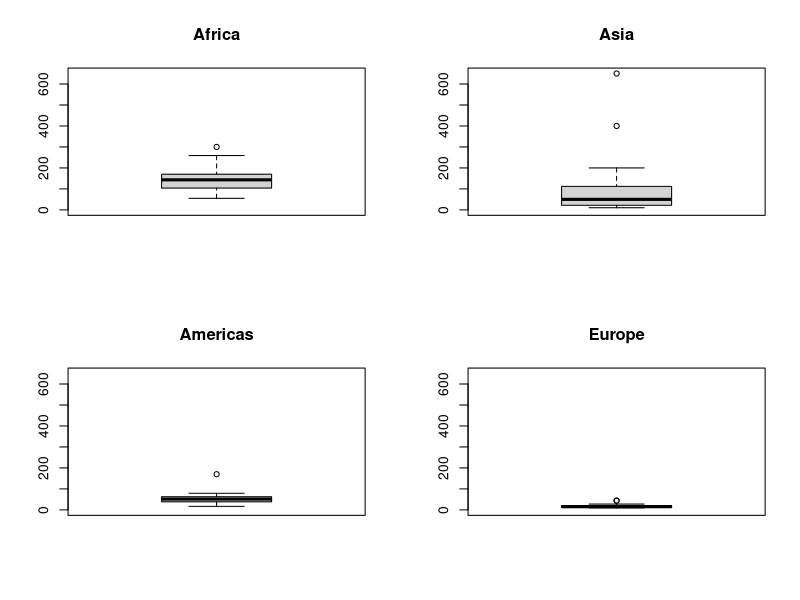
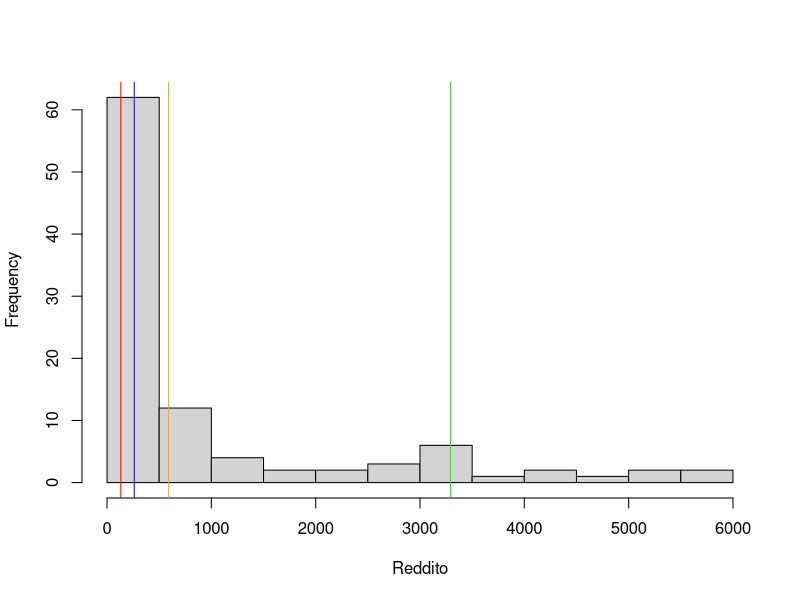
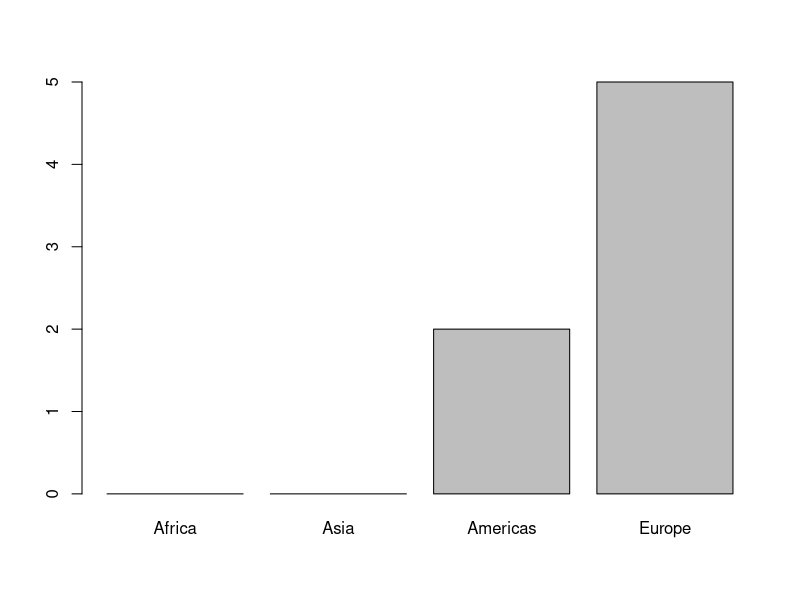

Recreate these plots in R, in order.
#titolo: "Primo Homework"
#autore: "Francesco Mezzacasa"


#Primo Homework

#sequenza numeri da 20 a 50
seq(20, 50)

#numeri razionali da 20 a 50
razionali <- seq(20, 50, 0.01)

sum <- sum(razionali)
sum
mean <- mean(razionali)
mean



#Funzione per i primi n Fibonacci
fibo <- function(n){
  if(n == 0)
    return(-1)
  if(n == 1)
    return(0)
  
  ris <- c(0, 1)
  primo <- 0
  secondo <- 1
  count <- 2
  while(count < n){
    nuovo <- primo+secondo
    ris <- append(ris, nuovo)
    primo <- secondo
    secondo <- nuovo
    count <- count + 1
  }
  return(ris)
}

#Funzione che include anche somma e media
fibo2 <- function(n){
  if(n == 0)
    return(-1)
  if(n == 1)
    return(0)

  
  ris <- c(0, 1)
  primo <- 0
  secondo <- 1
  count <- 2
  while(count < n){
    nuovo <- primo+secondo
    ris <- append(ris, nuovo)
    primo <- secondo
    secondo <- nuovo
    count <- count + 1
  }
  media <- mean(ris)
  somma <- sum(ris)
  ris <- append(ris, c(somma, media))
  return(ris)
}

#Lista di elementi misti
lista <- list(
  runif(5, min = 1, max = 10),
  matrix(runif(6, min = 0, max = 1), nrow = 2, ncol = 3),
  c("Ligabue", "Eminem", "Elvis")
)
#Ora con nomi
names(lista) <- c("Numeri", "Matrice", "Cantanti")


#carico life.csv
life <- read.csv("Life.csv", header = T)

#noto che nella seconda riga ha un avviso
#quindi elimino la prima

life <- life[-1, ]
#vedo i tipi delle variabili
str(life)
#country_code = char
#country_name = char
#year = int
#value = float


#trasformo i char in stringhe
life$country_code <- factor(life$country_code)
life$country_name <- factor(life$country_name)

#rimuovo i valori non presenti
life <- life[life$value != 9999, ]

table(life$country_name)
table(life$year)

#calcolo la media dell'aspettativa di vita per l'Australia
media_australia <- mean(life$value[life$country_name == "Australia"])

#confronto con media di tutti gli altri stati
life$value[life$country_code != "Australia"]
media_altri <- mean(life$value[life$country_code != "Australia"])

media_altri
media_australia


matrice <- matrix(seq(2, 12, 2), nrow = 2)
is.matrix(matrice) #TRUE
is.array(matrice) #TRUE

b <- matrice[, 3]
is.vector(b)#b è un vector

#trasformo in matrice
b <- as.matrix(b)


#importo il nuovo dataset
nazioni <- read.csv("nazioni.csv", header = T)

dim(nazioni)[1] #105 righe

colnames(nazioni)

#contare il numero di NA per colonna

numero_na <- c()
for (colonna in colnames(nazioni)){
  numero_na <- c(numero_na, sum(is.na(nazioni[colonna])))
}
numero_na

#nome dei paesi che hanno valori mancanti
nazioni[is.na(nazioni$infmort) | is.na(nazioni$oil), "nome"]

#tolgo le righe che erano na
nazioni <- na.omit(nazioni)

#ordino le frequenze percentuali
sort(prop.table(table(nazioni$areaGeo)) *100, decreasing = T)

#creo la nuova colonna factor
nazioni$areaGeofact <- factor(nazioni$areaGeo, levels = c("Africa", "Asia", "Americas", "Europe"), ordered = T)
nazioni$areaGeo <- NULL #ed alimino la scorsa

#stessa cosa con oil
nazioni$oilFactor <- factor(nazioni$oil, labels = c("No", "Yes"))
nazioni$oil <- NULL

#vedo i paesi che esportano petrolio
paesi_esportatori <- cbind(nazioni[nazioni$oilFactor == "Yes", "nome"], nazioni[nazioni$oilFactor == "Yes", "areaGeofact"])
paesi_esportatori

#calcolo medie mortalità infantile per zona geografica
medie_mortalita <- aggregate(nazioni$infmort, by = list(nazioni$areaGeofact), FUN = mean)
medie_mortalita

#trovo gli stati con mortalità maggiore di 300
maggiori <- nazioni$nome[nazioni$infmort > 300]
maggiori

#dico se esportano petrolio o no
for (nome in maggiori){
  print(nome)
  print(nazioni$oilFactor[nazioni$nome == nome])
}

#boxplot mortalità per ogni area geografica
par(mfrow = c(2, 2))
boxplot(nazioni$infmort[nazioni$areaGeofact == "Africa"], ylim = c(0, 650), main = "Africa")
boxplot(nazioni$infmort[nazioni$areaGeofact == "Asia"], ylim = c(0, 650), main = "Asia")
boxplot(nazioni$infmort[nazioni$areaGeofact == "Americas"], ylim = c(0, 650), main = "Americas")
boxplot(nazioni$infmort[nazioni$areaGeofact == "Europe"], ylim = c(0, 650), main = "Europe")

#istogramma con distribuzione del reddito
par(mfrow = c(1, 1))
hist(nazioni$reddito, xlab = "Reddito", main = NULL)

#aggiungo la mediana
abline(v = median(nazioni$reddito[nazioni$areaGeofact == "Africa"]), col = 'red')

abline(v = median(nazioni$reddito[nazioni$areaGeofact == "Asia"]), col = 'blue')

abline(v = median(nazioni$reddito[nazioni$areaGeofact == "Europe"]), col = 'green')

abline(v = median(nazioni$reddito[nazioni$areaGeofact == "Americas"]), col = 'orange')

#divido il reddito in categorie
redditoCat <- cut(nazioni$reddito, breaks = c(0, 500, 1500, 4000, Inf), include.lowest = T)
redditoCat

#vedo quanti paesi ci sono nella categoria 4000+
table(redditoCat)[4]
#vedo in quali aree geografiche sono
barplot(table(nazioni$areaGeofact[nazioni$reddito >= 4000]))

#distribuzioni condizionate
condizionata <- table(redditoCat, nazioni$oilFactor)
condizionata
frequenze <- round(prop.table(condizionata, 2), 2)
frequenze
